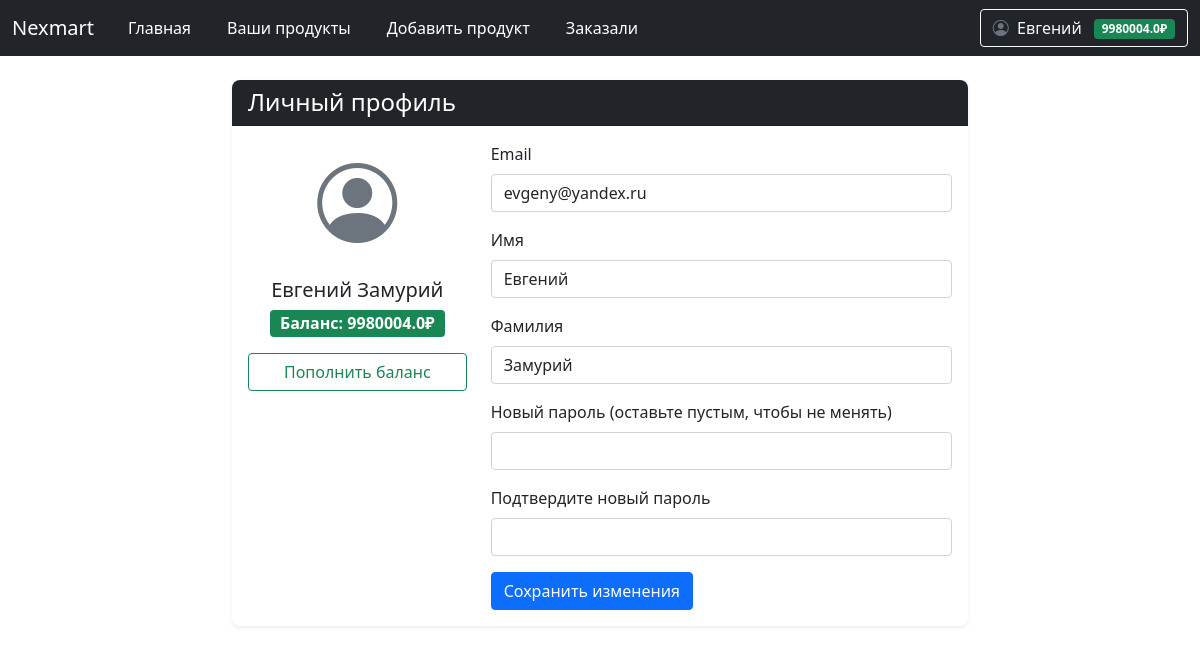
The app's page /user/profile (signed in) with its own data.
### data/user.py (models this page shows, shortened)
class User(SqlAlchemyBase, UserMixin):
    __tablename__ = 'users'
    id = Column(Integer, primary_key=True, autoincrement=True)
    email = Column(String, unique=True, nullable=False)
    hashed_password = Column(String, nullable=False)
    surname = Column(String, nullable=False)
    name = Column(String, nullable=False)
    modified_date = Column(DateTime)
    balance = Column(Float, default=0.0, nullable=False)
    products = relationship("Product", back_populates="user")

### main.py (the view, shortened to what this page needs)
@app.route('/user/profile', methods=['GET', 'POST'])
@login_required
def profile():
    form = ProfileForm()
    if request.method == 'GET':
        form.email.data = current_user.email
        form.name.data = current_user.name
        form.surname.data = current_user.surname
    return render_template('profile.html', form=form, title='Профиль')

### form/profileform.py
class ProfileForm(FlaskForm):
    email = StringField('Email', validators=[DataRequired(), Email()])
    name = StringField('Имя', validators=[DataRequired()])
    surname = StringField('Фамилия', validators=[DataRequired()])
    new_password = PasswordField('Новый пароль', validators=[Optional(), Length(min=6)])
    confirm_password = PasswordField('Подтвердите пароль',
                                    validators=[EqualTo('new_password', message='Пароли должны совпадать')])
    submit = SubmitField('Сохранить изменения')

### data/db_session.py (called while the page is built)
def create_session() -> Session:
    global __factory
    return __factory()

### main.py (called while the page is built)
@login_manager.user_loader
def load_user(user_id):
    db_sess = db_session.create_session()
    return db_sess.query(User).get(user_id)

### templates/profile.html (shortened to what this page needs)
{% extends "base.html" %}
{% block content %}
<div class="row">
    <div class="col-md-8 mx-auto">
        <div class="card">
            <div class="card-header bg-dark text-white">
                <h4 class="mb-0">Личный профиль</h4>
            </div>
            <div class="card-body">
                <div class="row">
                    <div class="col-md-4 text-center">
                        <div class="mb-3">
                            <i class="bi bi-person-circle" style="font-size: 5rem;"></i>
                        </div>
                        <h5>{{ current_user.name }} {{ current_user.surname }}</h5>
                        <div class="badge bg-success fs-6 mb-3">Баланс: {{ current_user.balance }}₽</div>
                        <a href="/user/balance" class="btn btn-outline-success w-100 mb-2">Пополнить баланс</a>
                    </div>
                    <div class="col-md-8">
                        <form method="POST" action="/user/profile">
                            <div class="mb-3">
                                <label for="email" class="form-label">Email</label>
                                {{ form.email(class="form-control", id="email") }}
                            </div>
                            <div class="mb-3">
                                <label for="name" class="form-label">Имя</label>
                                {{ form.name(class="form-control", id="name") }}
                            </div>
                            <div class="mb-3">
                                <label for="surname" class="form-label">Фамилия</label>
                                {{ form.surname(class="form-control", id="surname") }}
                            </div>
                            <div class="mb-3">
                                <label for="new_password" class="form-label">Новый пароль (оставьте пустым, чтобы не менять)</label>
                                {{ form.new_password(class="form-control", id="new_password") }}
                            </div>
                            <div class="mb-3">
                                <label for="confirm_password" class="form-label">Подтвердите новый пароль</label>
                                {{ form.confirm_password(class="form-control", id="confirm_password") }}
                            </div>
                            <button type="submit" class="btn btn-primary">Сохранить изменения</button>
                        </form>
                    </div>
                </div>
            </div>
        </div>
    </div>
</div>
{% endblock %}

### templates/base.html (shortened to what this page needs)
<!doctype html>
<html lang="ru">
<head>
                    <link href="https://cdn.jsdelivr.net/npm/bootstrap@5.0.2/dist/css/bootstrap.min.css" rel="stylesheet">
                    <link rel="stylesheet" href="https://cdn.jsdelivr.net/npm/bootstrap-icons@1.8.1/font/bootstrap-icons.css">
    <link rel="stylesheet" href="{{ url_for('static', filename='css/style.css') }}">
    <link rel="stylesheet" href="https://cdnjs.cloudflare.com/ajax/libs/font-awesome/6.5.1/css/all.min.css">
    <link rel="stylesheet" href="{{ url_for('static', filename='css/auth_styles.css') }}">
</head>
<body>
<header>
    <nav class="navbar navbar-expand-md navbar-dark bg-dark" aria-label="Fourth navbar example">
        <div class="container-fluid">
          <a class="navbar-brand" href="#">Nexmart</a>
          <div class="collapse navbar-collapse" id="navbarsExample04">
            <ul class="navbar-nav me-auto mb-2 mb-md-0">
              <li class="nav-item">
                <a class="nav-link active" aria-current="page" href="/">Главная</a>
              </li>
                {% if not current_user.is_authenticated %}
                <li class="nav-item">
                <a class="nav-link active" aria-current="page" href="/register"></a>
              </li>
                <li class="nav-item">
                <a class="nav-link active" aria-current="page" href="/login"></a>
              </li>
                {% else %}
                <li class="nav-item">
                <a class="nav-link active" href="/user/products">Ваши продукты</a>
              </li>
                <li class="nav-item">
                <a class="nav-link active" href="/user/products/add">Добавить продукт</a>
              </li>
                <li class="nav-item">
                <a class="nav-link active" href="/user/products/orders">Заказали</a>
              </li>
                {% endif %}
            </ul>
            {% if current_user.is_authenticated %}
            <div class="d-flex align-items-center">
              <div class="dropdown">
                <button class="btn btn-outline-light dropdown-toggle" type="button" id="profileDropdown" data-bs-toggle="dropdown" aria-expanded="false">
                  <i class="bi bi-person-circle me-1"></i>
                  {{ current_user.name }}
                  <span class="badge bg-success ms-2">{{ current_user.balance }}₽</span>
                </button>
              </div>
            </div>
            {% else %}
            <div class="d-flex">
              <a href="/login" class="btn btn-outline-light me-2">Войти</a>
              <a href="/register" class="btn btn-success">Регистрация</a>
            </div>
            {% endif %}
          </div>
        </div>
      </nav>
</header>
<div class="container mt-4">
    {% block content %}{% endblock %}
</div>
</body>
</html>

### static/css/style.css (style rules this page uses)
.navbar-nav .nav-link { position: relative; transition: all 0.5s ease; margin: 0 10px; }
.navbar-nav .nav-link::after { content: ''; position: absolute; width: 0; height: 2px; bottom: 0; left: 50%; background-color: #90caf9; transition: all 0.3s ease; }
.dropdown-toggle { position: relative; transition: all 0.3s ease; }
.badge.bg-success { transition: all 0.3s ease; }
.card { border: none; border-radius: 0.5rem; box-shadow: 0 0.125rem 0.25rem rgba(0, 0, 0, 0.075); transition: all 0.3s ease; }
.card-header { border-top-left-radius: 0.5rem !important; border-top-right-radius: 0.5rem !important; }
.bi-person-circle { color: #6c757d; transition: all 0.3s ease; }
.form-control { border-radius: 0.25rem; border: 1px solid #ced4da; transition: all 0.3s ease; }
.btn-outline-success { transition: all 0.3s ease; }
.btn { position: relative; overflow: hidden; }
.btn::after { content: ''; position: absolute; top: 50%; left: 50%; width: 5px; height: 5px; background: rgba(255, 255, 255, 0.3); opacity: 0; border-radius: 50%; transform: scale(1, 1) translate(-50%, -50%); transform-origin: 50% 50%; }

### records on screen
User: name "Евгений", balance "9980004.0", surname "Замурий", email "evgeny@yandex.ru"
